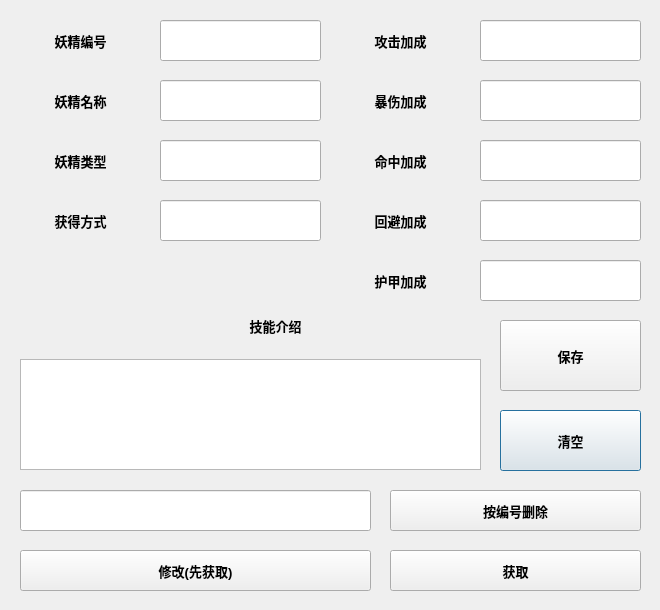
<?xml version="1.0" encoding="UTF-8"?>
<ui version="4.0">
 <class>Dialog_add_goblin</class>
 <widget class="QDialog" name="Dialog_add_goblin">
  <property name="geometry">
   <rect>
    <x>0</x>
    <y>0</y>
    <width>660</width>
    <height>610</height>
   </rect>
  </property>
  <property name="windowTitle">
   <string>Dialog</string>
  </property>
  <widget class="QLabel" name="label_5">
   <property name="geometry">
    <rect>
     <x>340</x>
     <y>80</y>
     <width>121</width>
     <height>41</height>
    </rect>
   </property>
   <property name="font">
    <font>
     <pointsize>10</pointsize>
     <weight>75</weight>
     <bold>true</bold>
    </font>
   </property>
   <property name="text">
    <string>暴伤加成</string>
   </property>
   <property name="alignment">
    <set>Qt::AlignCenter</set>
   </property>
  </widget>
  <widget class="QLabel" name="label_10">
   <property name="geometry">
    <rect>
     <x>30</x>
     <y>310</y>
     <width>491</width>
     <height>31</height>
    </rect>
   </property>
   <property name="font">
    <font>
     <pointsize>10</pointsize>
     <weight>75</weight>
     <bold>true</bold>
    </font>
   </property>
   <property name="text">
    <string>技能介绍</string>
   </property>
   <property name="alignment">
    <set>Qt::AlignCenter</set>
   </property>
  </widget>
  <widget class="QLabel" name="label">
   <property name="geometry">
    <rect>
     <x>20</x>
     <y>20</y>
     <width>121</width>
     <height>41</height>
    </rect>
   </property>
   <property name="font">
    <font>
     <pointsize>10</pointsize>
     <weight>75</weight>
     <bold>true</bold>
    </font>
   </property>
   <property name="text">
    <string>妖精编号</string>
   </property>
   <property name="alignment">
    <set>Qt::AlignCenter</set>
   </property>
  </widget>
  <widget class="QLabel" name="label_2">
   <property name="geometry">
    <rect>
     <x>20</x>
     <y>80</y>
     <width>121</width>
     <height>41</height>
    </rect>
   </property>
   <property name="font">
    <font>
     <pointsize>10</pointsize>
     <weight>75</weight>
     <bold>true</bold>
    </font>
   </property>
   <property name="text">
    <string>妖精名称</string>
   </property>
   <property name="alignment">
    <set>Qt::AlignCenter</set>
   </property>
  </widget>
  <widget class="QLabel" name="label_9">
   <property name="geometry">
    <rect>
     <x>20</x>
     <y>200</y>
     <width>121</width>
     <height>41</height>
    </rect>
   </property>
   <property name="font">
    <font>
     <pointsize>10</pointsize>
     <weight>75</weight>
     <bold>true</bold>
    </font>
   </property>
   <property name="text">
    <string>获得方式</string>
   </property>
   <property name="alignment">
    <set>Qt::AlignCenter</set>
   </property>
  </widget>
  <widget class="QLabel" name="label_7">
   <property name="geometry">
    <rect>
     <x>340</x>
     <y>200</y>
     <width>121</width>
     <height>41</height>
    </rect>
   </property>
   <property name="font">
    <font>
     <pointsize>10</pointsize>
     <weight>75</weight>
     <bold>true</bold>
    </font>
   </property>
   <property name="text">
    <string>回避加成</string>
   </property>
   <property name="alignment">
    <set>Qt::AlignCenter</set>
   </property>
  </widget>
  <widget class="QLabel" name="label_3">
   <property name="geometry">
    <rect>
     <x>20</x>
     <y>140</y>
     <width>121</width>
     <height>41</height>
    </rect>
   </property>
   <property name="font">
    <font>
     <pointsize>10</pointsize>
     <weight>75</weight>
     <bold>true</bold>
    </font>
   </property>
   <property name="text">
    <string>妖精类型</string>
   </property>
   <property name="alignment">
    <set>Qt::AlignCenter</set>
   </property>
  </widget>
  <widget class="QTextEdit" name="textEdit_Skill">
   <property name="geometry">
    <rect>
     <x>20</x>
     <y>359</y>
     <width>461</width>
     <height>111</height>
    </rect>
   </property>
   <property name="font">
    <font>
     <pointsize>12</pointsize>
     <weight>75</weight>
     <bold>true</bold>
    </font>
   </property>
   <property name="readOnly">
    <bool>false</bool>
   </property>
  </widget>
  <widget class="QLabel" name="label_8">
   <property name="geometry">
    <rect>
     <x>340</x>
     <y>260</y>
     <width>121</width>
     <height>41</height>
    </rect>
   </property>
   <property name="font">
    <font>
     <pointsize>10</pointsize>
     <weight>75</weight>
     <bold>true</bold>
    </font>
   </property>
   <property name="text">
    <string>护甲加成</string>
   </property>
   <property name="alignment">
    <set>Qt::AlignCenter</set>
   </property>
  </widget>
  <widget class="QPushButton" name="pushButton_2">
   <property name="geometry">
    <rect>
     <x>500</x>
     <y>410</y>
     <width>141</width>
     <height>61</height>
    </rect>
   </property>
   <property name="font">
    <font>
     <pointsize>10</pointsize>
     <weight>75</weight>
     <bold>true</bold>
    </font>
   </property>
   <property name="text">
    <string>清空</string>
   </property>
  </widget>
  <widget class="QLabel" name="label_4">
   <property name="geometry">
    <rect>
     <x>340</x>
     <y>20</y>
     <width>121</width>
     <height>41</height>
    </rect>
   </property>
   <property name="font">
    <font>
     <pointsize>10</pointsize>
     <weight>75</weight>
     <bold>true</bold>
    </font>
   </property>
   <property name="text">
    <string>攻击加成</string>
   </property>
   <property name="alignment">
    <set>Qt::AlignCenter</set>
   </property>
  </widget>
  <widget class="QLabel" name="label_6">
   <property name="geometry">
    <rect>
     <x>340</x>
     <y>140</y>
     <width>121</width>
     <height>41</height>
    </rect>
   </property>
   <property name="font">
    <font>
     <pointsize>10</pointsize>
     <weight>75</weight>
     <bold>true</bold>
    </font>
   </property>
   <property name="text">
    <string>命中加成</string>
   </property>
   <property name="alignment">
    <set>Qt::AlignCenter</set>
   </property>
  </widget>
  <widget class="QPushButton" name="pushButton">
   <property name="geometry">
    <rect>
     <x>500</x>
     <y>320</y>
     <width>141</width>
     <height>71</height>
    </rect>
   </property>
   <property name="font">
    <font>
     <pointsize>10</pointsize>
     <weight>75</weight>
     <bold>true</bold>
    </font>
   </property>
   <property name="text">
    <string>保存</string>
   </property>
  </widget>
  <widget class="QLineEdit" name="lineEdit_No">
   <property name="geometry">
    <rect>
     <x>160</x>
     <y>20</y>
     <width>161</width>
     <height>41</height>
    </rect>
   </property>
   <property name="font">
    <font>
     <pointsize>12</pointsize>
     <weight>75</weight>
     <bold>true</bold>
    </font>
   </property>
   <property name="alignment">
    <set>Qt::AlignCenter</set>
   </property>
  </widget>
  <widget class="QLineEdit" name="lineEdit_Name">
   <property name="geometry">
    <rect>
     <x>160</x>
     <y>80</y>
     <width>161</width>
     <height>41</height>
    </rect>
   </property>
   <property name="font">
    <font>
     <pointsize>12</pointsize>
     <weight>75</weight>
     <bold>true</bold>
    </font>
   </property>
   <property name="alignment">
    <set>Qt::AlignCenter</set>
   </property>
  </widget>
  <widget class="QLineEdit" name="lineEdit_Type">
   <property name="geometry">
    <rect>
     <x>160</x>
     <y>140</y>
     <width>161</width>
     <height>41</height>
    </rect>
   </property>
   <property name="font">
    <font>
     <pointsize>12</pointsize>
     <weight>75</weight>
     <bold>true</bold>
    </font>
   </property>
   <property name="alignment">
    <set>Qt::AlignCenter</set>
   </property>
  </widget>
  <widget class="QLineEdit" name="lineEdit_Get">
   <property name="geometry">
    <rect>
     <x>160</x>
     <y>200</y>
     <width>161</width>
     <height>41</height>
    </rect>
   </property>
   <property name="font">
    <font>
     <pointsize>12</pointsize>
     <weight>75</weight>
     <bold>true</bold>
    </font>
   </property>
   <property name="alignment">
    <set>Qt::AlignCenter</set>
   </property>
  </widget>
  <widget class="QLineEdit" name="lineEdit_Attack">
   <property name="geometry">
    <rect>
     <x>480</x>
     <y>20</y>
     <width>161</width>
     <height>41</height>
    </rect>
   </property>
   <property name="font">
    <font>
     <pointsize>12</pointsize>
     <weight>75</weight>
     <bold>true</bold>
    </font>
   </property>
   <property name="alignment">
    <set>Qt::AlignCenter</set>
   </property>
  </widget>
  <widget class="QLineEdit" name="lineEdit_Strike">
   <property name="geometry">
    <rect>
     <x>480</x>
     <y>80</y>
     <width>161</width>
     <height>41</height>
    </rect>
   </property>
   <property name="font">
    <font>
     <pointsize>12</pointsize>
     <weight>75</weight>
     <bold>true</bold>
    </font>
   </property>
   <property name="alignment">
    <set>Qt::AlignCenter</set>
   </property>
  </widget>
  <widget class="QLineEdit" name="lineEdit_Hit">
   <property name="geometry">
    <rect>
     <x>480</x>
     <y>140</y>
     <width>161</width>
     <height>41</height>
    </rect>
   </property>
   <property name="font">
    <font>
     <pointsize>12</pointsize>
     <weight>75</weight>
     <bold>true</bold>
    </font>
   </property>
   <property name="alignment">
    <set>Qt::AlignCenter</set>
   </property>
  </widget>
  <widget class="QLineEdit" name="lineEdit_Avoid">
   <property name="geometry">
    <rect>
     <x>480</x>
     <y>200</y>
     <width>161</width>
     <height>41</height>
    </rect>
   </property>
   <property name="font">
    <font>
     <pointsize>12</pointsize>
     <weight>75</weight>
     <bold>true</bold>
    </font>
   </property>
   <property name="alignment">
    <set>Qt::AlignCenter</set>
   </property>
  </widget>
  <widget class="QLineEdit" name="lineEdit_Armor">
   <property name="geometry">
    <rect>
     <x>480</x>
     <y>260</y>
     <width>161</width>
     <height>41</height>
    </rect>
   </property>
   <property name="font">
    <font>
     <pointsize>12</pointsize>
     <weight>75</weight>
     <bold>true</bold>
    </font>
   </property>
   <property name="alignment">
    <set>Qt::AlignCenter</set>
   </property>
  </widget>
  <widget class="QLineEdit" name="lineEdit_Delete1">
   <property name="geometry">
    <rect>
     <x>20</x>
     <y>490</y>
     <width>351</width>
     <height>41</height>
    </rect>
   </property>
   <property name="font">
    <font>
     <pointsize>12</pointsize>
     <weight>75</weight>
     <bold>true</bold>
    </font>
   </property>
   <property name="alignment">
    <set>Qt::AlignCenter</set>
   </property>
  </widget>
  <widget class="QPushButton" name="pushButton_3">
   <property name="geometry">
    <rect>
     <x>390</x>
     <y>490</y>
     <width>251</width>
     <height>41</height>
    </rect>
   </property>
   <property name="font">
    <font>
     <pointsize>10</pointsize>
     <weight>75</weight>
     <bold>true</bold>
    </font>
   </property>
   <property name="text">
    <string>按编号删除</string>
   </property>
  </widget>
  <widget class="QPushButton" name="pushButton_4">
   <property name="geometry">
    <rect>
     <x>20</x>
     <y>550</y>
     <width>351</width>
     <height>41</height>
    </rect>
   </property>
   <property name="font">
    <font>
     <pointsize>10</pointsize>
     <weight>75</weight>
     <bold>true</bold>
    </font>
   </property>
   <property name="text">
    <string>修改(先获取)</string>
   </property>
  </widget>
  <widget class="QPushButton" name="pushButton_5">
   <property name="geometry">
    <rect>
     <x>390</x>
     <y>550</y>
     <width>251</width>
     <height>41</height>
    </rect>
   </property>
   <property name="font">
    <font>
     <pointsize>10</pointsize>
     <weight>75</weight>
     <bold>true</bold>
    </font>
   </property>
   <property name="text">
    <string>获取</string>
   </property>
  </widget>
 </widget>
 <resources/>
 <connections/>
</ui>
